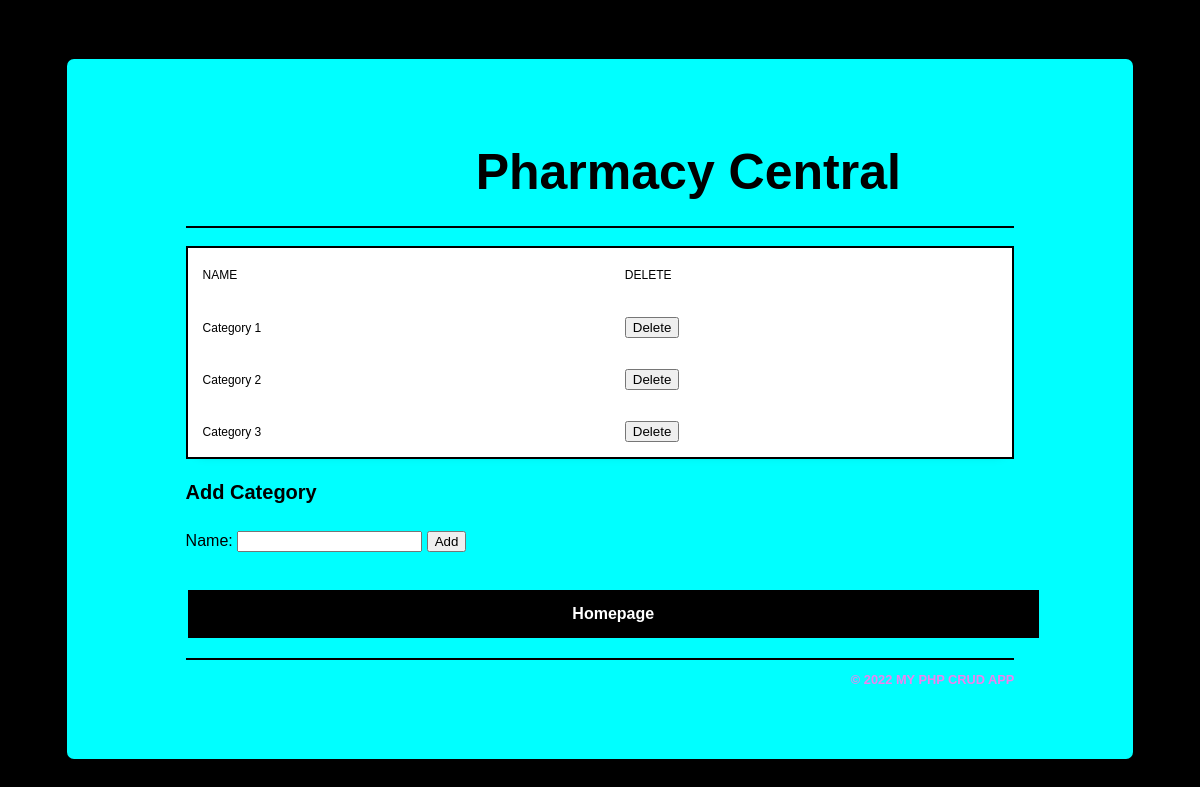
Page /category_list.php on the earlier database version.
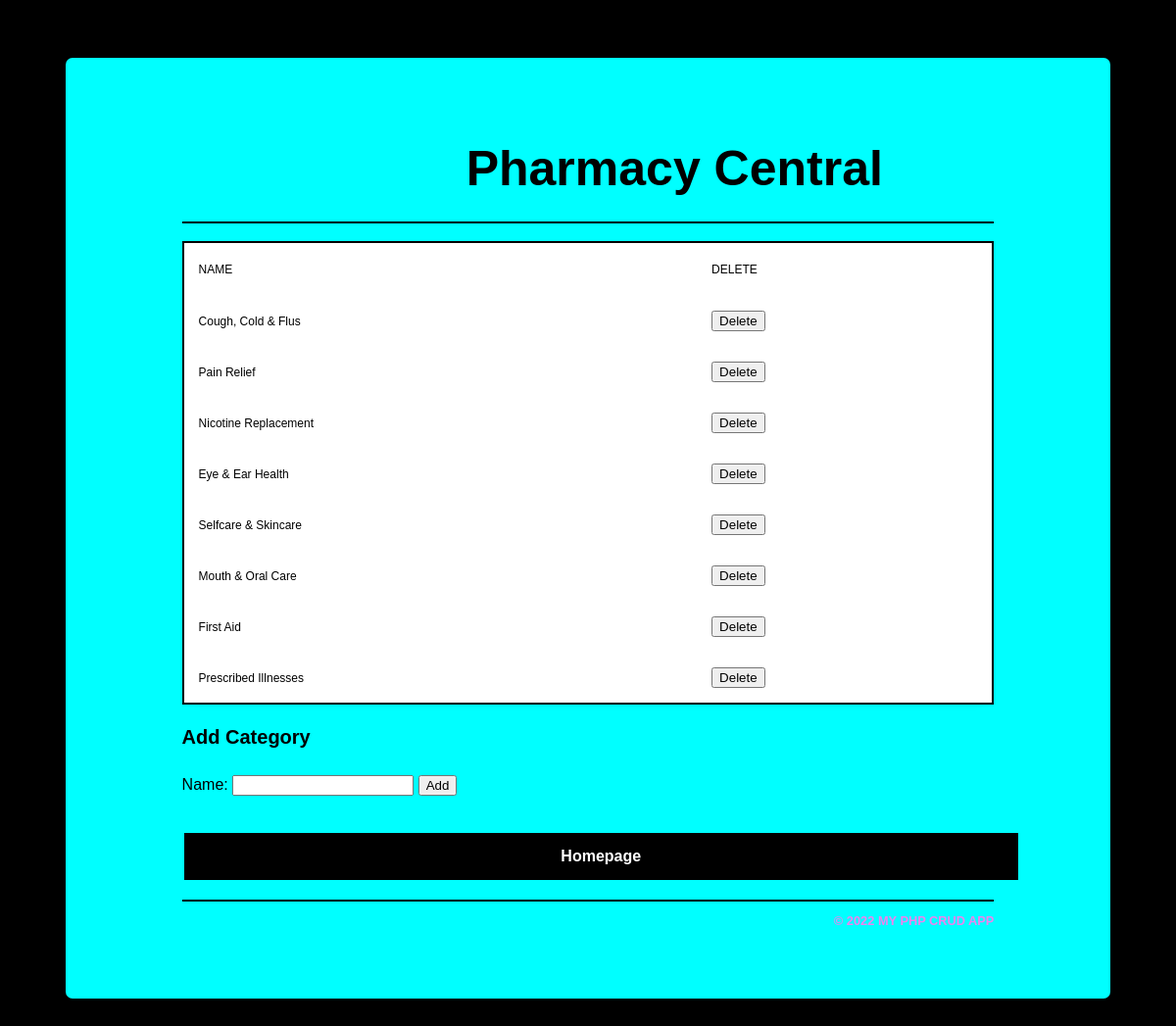
Same page on the later database version.
### tables this page shows
CREATE TABLE `categories` 
(
  `categoryID` int(11) NOT NULL,
  `categoryName` varchar(255) NOT NULL
);

### category_list.php (the view, shortened to what this page needs)
<?php
    require_once('database.php');
    $query = 'SELECT * FROM categories
              ORDER BY categoryID';
    $statement = $db->prepare($query);
    $statement->execute();
    $categories = $statement->fetchAll();
?>
<div class="container">
<?php
include('includes/header.php');
?>
<table div class="manage">
        <tr>
            <th>Name</th>
            <th>Delete</th>
        </tr>
        <?php foreach ($categories as $category) : ?>
        <tr>
            <td><?php echo $category['categoryName']; ?></td>
            <td>
                <form action="delete_category.php" method="post"
                      id="delete_product_form">
                    <input type="submit" value="Delete">
                </form>
            </td>
        </tr>
        <?php endforeach; ?>
    <br>
    </table>
    <h2>Add Category</h2>
    <form action="add_category.php" method="post"
          id="add_category_form">
        <label>Name:</label>
        <input type="input" name="name">
        <input id="add_category_button" type="submit" value="Add">
    </form>
    <br>
    <p><a href="index.php" class="button5">Homepage</a></p>
    <?php
include('includes/footer.php');
?>

### includes/header.php (shortened to what this page needs)
<head>
<link rel="stylesheet" type="text/css" href="css/mystyle.css">
</head>
<body>
<header><h1>Pharmacy Central</h1></header>

### includes/footer.php
<footer>
<p>&copy; <?php echo date("Y"); ?> My PHP CRUD App</p>
</footer>
</div>
</body>
</html>

### css/mystyle.css (style rules this page uses)
h1 { font-size: 50%; margin: 0; padding: .5em 0 .25em; }
h2 { font-size: 20px; position: relative; padding: .25em 0 .5em; }
h1, h2 { color: black; }
header { margin: 0; border-bottom: 2px solid black; }
header h1 { font-size: 50px; margin-left: 35%; padding: .5em 0; color: black; }
body { background-color: black; }
.container { background-color: aqua; color: black; font-family: "Nunito", sans-serif; width: 70%; border-radius: 7px; margin: 5% auto; padding: 5% 10%; -webkit-box-flex: 1; -ms-flex: 1; flex: 1; }
a { color: #29407c; font-weight: bold; }
table { width: 165%; background: white; -webkit-box-shadow: 0px 5px 12px -12px rgba(0, 0, 0, 0.29); box-shadow: 0px 5px 12px -12px rgba(0, 0, 0, 0.29); border: 2px solid black; border-collapse: collapse; }
.manage { width: 100%; background: white; -webkit-box-shadow: 0px 5px 12px -12px rgba(0, 0, 0, 0.29); box-shadow: 0px 5px 12px -12px rgba(0, 0, 0, 0.29); border: 2px solid black; border-collapse: collapse; }
th { padding: 20px 15px; text-align: left; font-weight: 500; font-size: 12px; text-transform: uppercase; }
td { padding: 15px; text-align: left; vertical-align: middle; font-weight: 300; font-size: 12px; border-bottom: solid 1px rgba(255, 255, 255, 0.1); }
.button5 { background-color: black; border: none; color: white; width: 95%; padding: 15px 32px; text-align: center; text-decoration: none; display: inline-block; font-size: 16px; margin: 4px 2px; cursor: pointer; }
form { margin: 0; }
footer { text-align: center; font-family: "Nunito", sans-serif; text-transform: uppercase; font-weight: bold; color: #ffffff; margin-bottom: 0; clear: both; margin-top: 1em; border-top: 2px solid black; }
footer p { text-decoration: none; color: violet; text-align: right; font-size: 80%; margin: 1em 0; }

Differences in the rows shown:
changed categories: categoryName "Category 1" → "Cough, Cold & Flus"
changed categories: categoryName "Category 2" → "Pain Relief"
changed categories: categoryName "Category 3" → "Nicotine Replacement"
added categories: categoryName "Eye & Ear Health"
added categories: categoryName "Selfcare & Skincare"
added categories: categoryName "Mouth & Oral Care"
added categories: categoryName "First Aid"
added categories: categoryName "Prescribed Illnesses"
